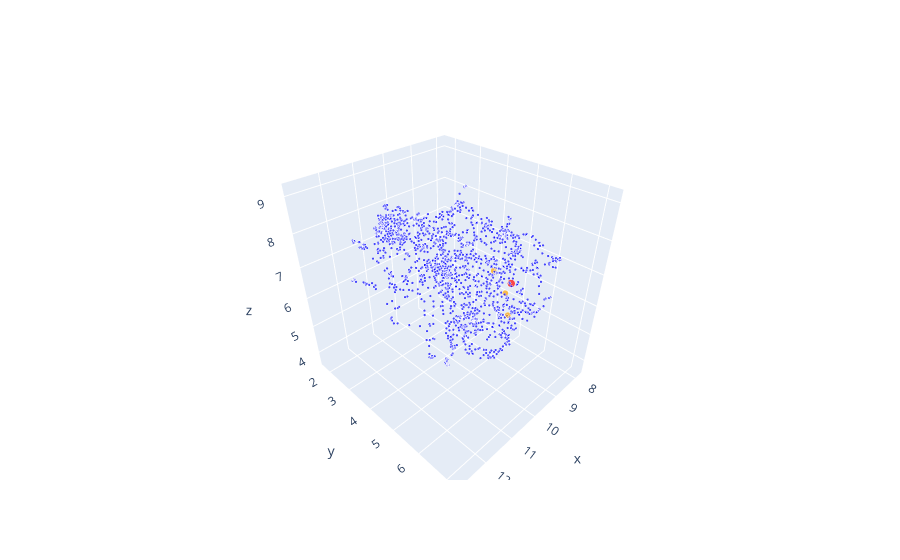

Notebook code for this chart:
### Code cell
# TODO(you): pick a query word, get its neighbors with neighbors(query, 10), and re-draw the
# projector with plot_embeddings(...) highlighting the query and its neighbors. A word only
# appears in the plot if it is among the N most frequent words used for pca3.
query = "government"
near = neighbors(query, 10)
near_words = {w for w, s in near}
coords = umap3 if umap3 is not None else pca3
plot_embeddings(coords, plot_words, query, near_words)

### Figure 1 — Plotly figure (JSON) as saved in the notebook; plotly's stock layout.template omitted (floating-point values rounded to 4 significant figures; data arrays with more than 128 entries replaced by an {"elided": "..."} marker saying what was removed)
{"data": [{"marker": {"color": {"elided": "1500 str values"}, "size": {"elided": "1500 int values"}}, "mode": "markers", "text": {"elided": "1500 str values"}, "type": "scatter3d", "x": {"elided": "1500 float values"}, "y": {"elided": "1500 float values"}, "z": {"elided": "1500 float values"}}], "layout": {}}
